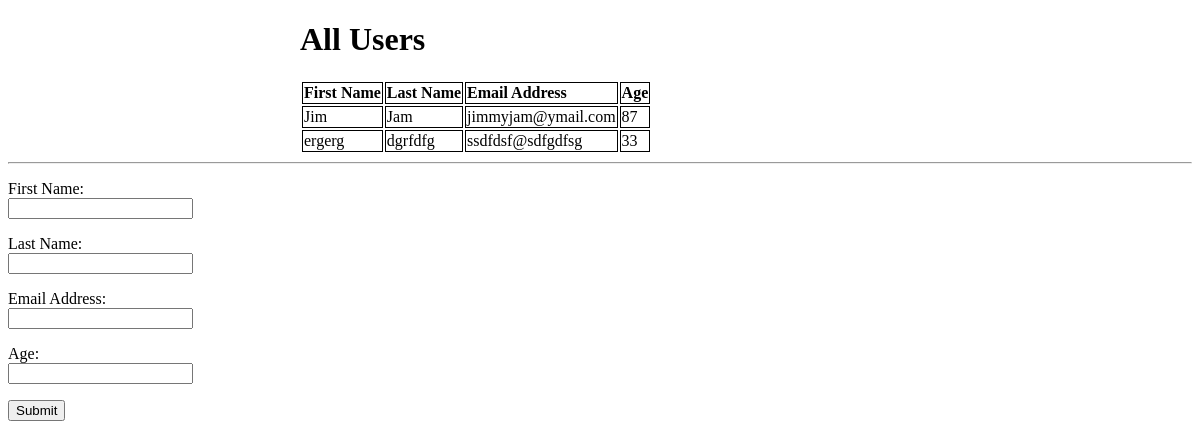
/, run on an earlier commit of the app's database.
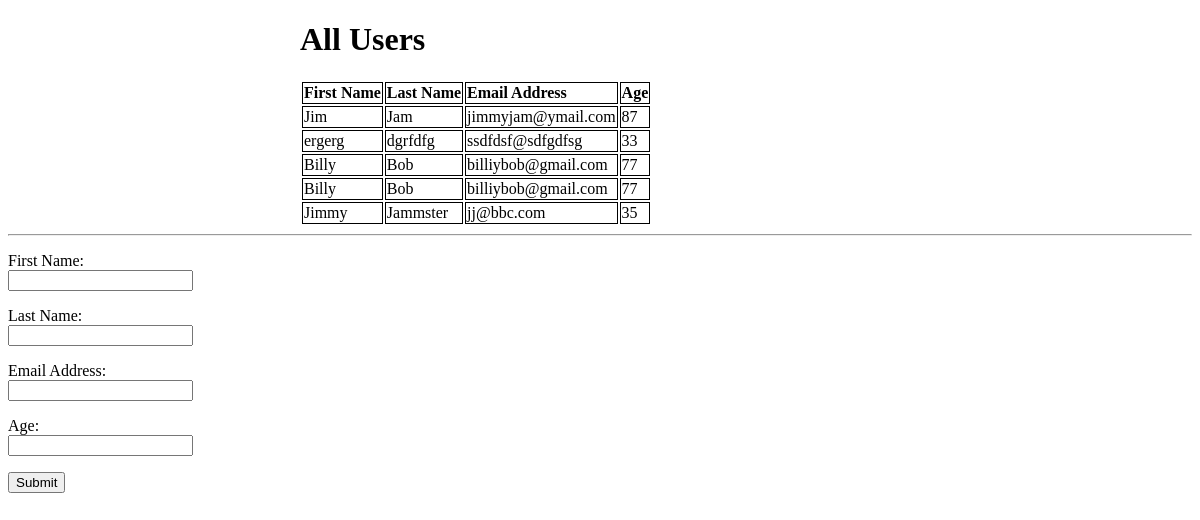
And on a later commit of the database.
### userstemplates_app/models.py (models this page shows, shortened)
class User(models.Model):
    first_name = models.CharField(max_length=255)
    last_name = models.CharField(max_length=255)
    email = models.CharField(max_length=255)
    age = models.IntegerField()
    created_at = models.DateTimeField(auto_now_add=True)
    updated_at = models.DateTimeField(auto_now=True)

### userstemplates_app/views.py (the view)
# urls.py: path('', views.index),
def index(request):
    context = {
    	"all_the_users": User.objects.all()
    }
    return render(request, "index.html", context)

### userstemplates_app/templates/index.html (shortened to what this page needs)
<!doctype html>
<html lang="en">
<head>
    {% load static %}
    <link rel="stylesheet" href="{% static 'css/style.css' %}">
</head>
<body>
    <div class='datatable'>
        <h1 class='user'>All Users</h1>
        <table>
            <tr class='firstrow'>
                <td>First Name</td>
                <td>Last Name</td>
                <td>Email Address</td>
                <td>Age</td>
            </tr>
            {% for user in all_the_users %}
            <tr>
                <td>{{user.first_name}}</td>
                <td>{{user.last_name}}</td>
                <td>{{user.email}}</td>
                <td>{{user.age }}</td>
            </tr>
            {% endfor %}
        </table>
    </div>
    <hr>
    <div class='dataform'>
        <form class='user' action="/process_user" method="post">
            <p>First Name: <input name="first_name" type="text"></p>
            <p>Last Name: <input name="last_name" type="text"></p>
            <p>Email Address: <input name="email" type="text"></p>
            <p>Age: <input name="age" type="text"></p>
            <button name="submit">Submit</button>
        </form>
    </div>
</body>
</html>

### userstemplates_app/static/css/style.css (style rules this page uses)
.datatable { width: 600px; margin-left: auto; margin-right: auto; }
.datatable tr td { border-collapse:collapse; border:1px solid black; }
.firstrow { font-weight: bold; }
.user p { width: 210px; }

What changed in the data, as far as the page shows it:
added User: first_name "Billy", last_name "Bob", email "billiybob@gmail.com", age "77"
added User: first_name "Billy", last_name "Bob", email "billiybob@gmail.com", age "77"
added User: first_name "Jimmy", last_name "Jammster", email "jj@bbc.com", age "35"
